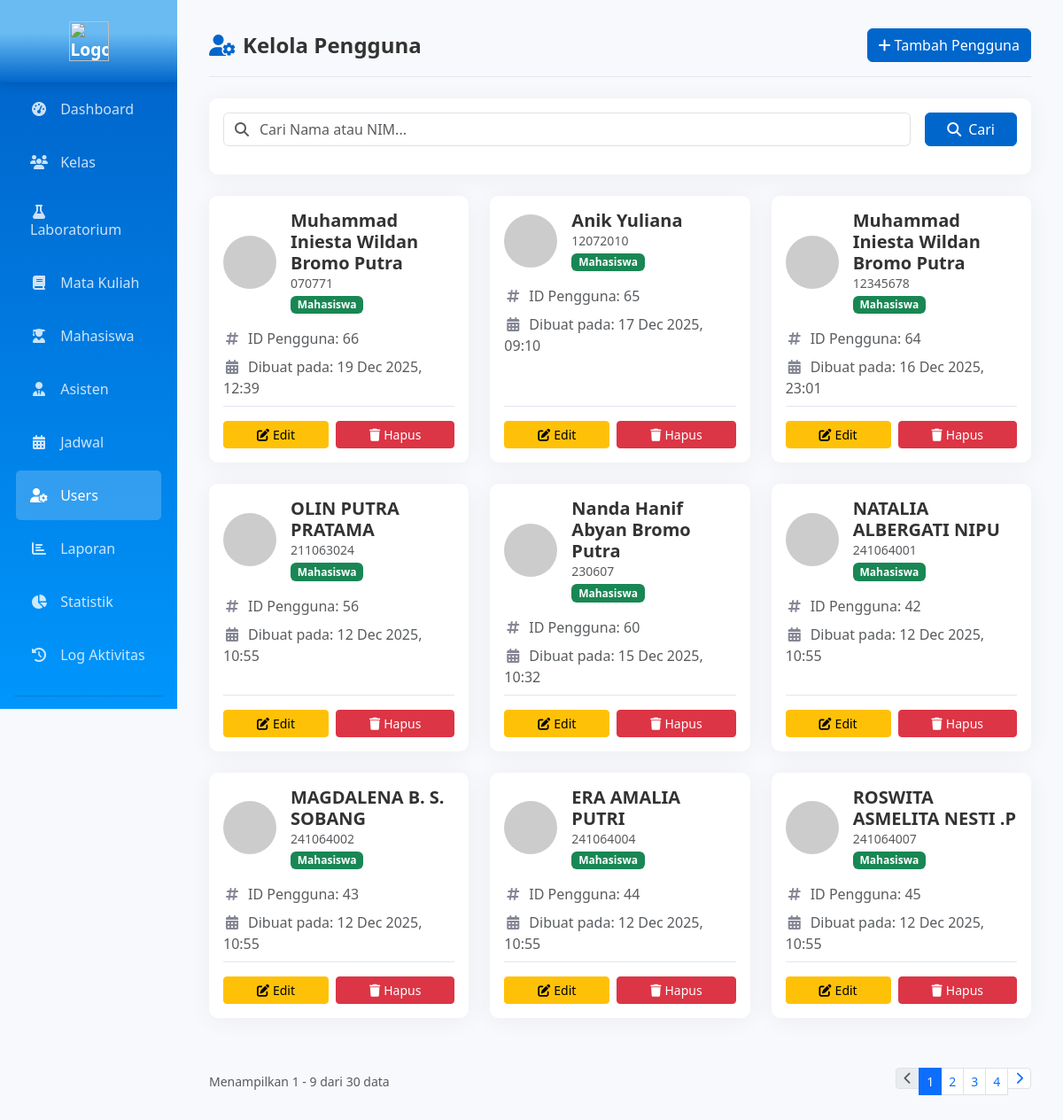
Page /index.php?page=admin_users (signed in) on the committed database.
### tables this page shows
CREATE TABLE `users` (
  `id` int(11) NOT NULL,
  `username` varchar(20) NOT NULL,
  `password` varchar(255) NOT NULL,
  `role` enum('mahasiswa','asisten','admin') DEFAULT 'mahasiswa',
  `created_at` timestamp NOT NULL DEFAULT current_timestamp(),
  `remember_token` varchar(64) DEFAULT NULL,
  `token_expires` datetime DEFAULT NULL
);

### pages/admin/users.php (the view, shortened to what this page needs)
<?php
$per_page = 9;
$current_page = get_current_page();
$search = isset($_GET['search']) ? escape($_GET['search']) : '';
$where_sql = '';
$count_query = mysqli_query($conn, "SELECT COUNT(*) as total FROM users u
                                    LEFT JOIN mahasiswa m ON u.id = m.user_id
                                    LEFT JOIN asisten a ON u.id = a.user_id
                                    $where_sql");
$total_data = mysqli_fetch_assoc($count_query)['total'];
$total_pages = get_total_pages($total_data, $per_page);
$offset = get_offset($current_page, $per_page);
$users = mysqli_query($conn, "SELECT
                                    u.*,
                                    COALESCE(m.foto, a.foto) as foto,
                                    COALESCE(m.nama, a.nama, u.username) as nama_lengkap
                                  FROM
                                    users u
                                  LEFT JOIN
                                    mahasiswa m ON u.id = m.user_id
                                  LEFT JOIN
                                    asisten a ON u.id = a.user_id
                                  $where_sql
                                  ORDER BY
                                    u.role, u.username
                                  LIMIT $offset, $per_page");
    ?>
<?php include 'includes/header.php'; ?>
<div class="container-fluid">
    <div class="row">
        <div class="col-md-3 col-lg-2 px-0">
            <?php include 'includes/sidebar_admin.php'; ?>
        </div>
        <div class="col-md-9 col-lg-10">
            <div class="content-wrapper p-4">
                <div class="page-header d-flex flex-column flex-md-row justify-content-between align-items-stretch align-items-md-center gap-3 pt-2">
                    <h4 class="mb-0"><i class="fas fa-user-cog me-2"></i>Kelola Pengguna</h4>
                    <button class="btn btn-primary w-100 w-md-auto" data-bs-toggle="modal" data-bs-target="#modalTambah">
                        <i class="fas fa-plus me-1"></i>Tambah Pengguna
                    </button>
                </div>
                <div class="card mb-4">
                    <div class="card-body">
                        <form method="GET" class="row g-3">
                            <div class="col-12 col-md">
                                <div class="input-group">
                                    <span class="input-group-text bg-white text-muted"><i class="fas fa-search"></i></span>
                                    <input type="text" name="search" id="searchInput" class="form-control border-start-0 ps-0" placeholder="Cari Nama atau NIM..." value="<?= htmlspecialchars($search) ?>">
                                </div>
                            </div>
                            <div class="col-12 col-md-auto">
                                <button type="submit" class="btn btn-primary w-100 px-4"><i class="fas fa-search me-2"></i>Cari</button>
                            </div>
                        </form>
                    </div>
                </div>
                <div id="usersContainer">
                <div class="row">
                     <?php if (mysqli_num_rows($users) > 0): ?>
                        <?php
                        while ($u = mysqli_fetch_assoc($users)):
                            $badge_role = ['admin' => 'bg-danger', 'asisten' => 'bg-info', 'mahasiswa' => 'bg-success'];
                            $foto_profil = (!empty($u['foto']) && file_exists($u['foto']))
                                           ? $u['foto']
                                           : 'https://ui-avatars.com/api/?name=' . urlencode($u['username']) . '&background=random&color=fff&rounded=true';
                        ?>
                            <div class="col-lg-4 col-md-6 mb-4">
                                <div class="card h-100 user-card">
                                    <div class="card-body d-flex flex-column">
                                        <div class="d-flex align-items-center mb-3">
                                            <img src="<?= $foto_profil ?>" alt="<?= htmlspecialchars($u['username']) ?>" class="user-avatar me-3">
                                            <div>
                                                <h5 class="card-title mb-0"><?= htmlspecialchars($u['nama_lengkap']) ?></h5>
                                                <div class="small text-muted"><?= htmlspecialchars($u['username']) ?></div>
                                                <span class="badge <?= $badge_role[$u['role']] ?> mt-1"><?= ucfirst(htmlspecialchars($u['role'])) ?></span>
                                            </div>
                                        </div>
                                        <p class="text-muted mb-2"><i class="fas fa-hashtag me-2"></i>ID Pengguna: <?= $u['id'] ?></p>
                                        <p class="text-muted mb-2"><i class="fas fa-calendar-alt me-2"></i>Dibuat pada: <?= date('d M Y, H:i', strtotime($u['created_at'])) ?></p>
                                        <div class="mt-auto action-buttons">
                                            <button class="btn btn-sm btn-warning" onclick="editUser(<?= $u['id'] ?>, '<?= htmlspecialchars($u['username'], ENT_QUOTES) ?>', '<?= $u['role'] ?>')">
                                                <i class="fas fa-edit me-1"></i>Edit
                                            </button>
                                            <button class="btn btn-sm btn-danger" onclick="hapusUser(<?= $u['id'] ?>)">
                                                <i class="fas fa-trash me-1"></i>Hapus
                                            </button>
                                        </div>
                                    </div>
                                </div>
                            </div>
                        <?php endwhile; ?>
                    <?php endif; ?>
                </div>
                <?php if ($total_data > 0): ?>
                <div class="d-flex flex-column flex-md-row justify-content-between align-items-center mt-3 gap-2">
                    <?= render_pagination_info($current_page, $per_page, $total_data) ?>
                    <?= render_pagination($current_page, $total_pages, 'index.php?page=admin_users', ['search' => $search]) ?>
                </div>
                <?php endif; ?>
                </div>
            </div>
        </div>
    </div>
</div>
<?php include 'includes/footer.php'; ?>

### includes/header.php (style rules this page uses)
:root { --primary-color: #0066cc; --prima-color: #0099ffff; --primari-color: #0066ccff; --secondary-color: #00ccff; --success-color: #66cc00; --info-color: #00ccff; --warning-color: #ffaa00; --danger-color: #ff3333; --bg-body: #f8f9fc; --bg-card: #ffffff; --bg-input: #ffffff; --text-main: #333333; --text-muted: #858796; --border-color: #e3e6f0; --topbar-bg: #ffffff; --header-bg: #f8f9fc; --banner-gradient: linear-gradient(90deg, #0066cc, #0099ff, #16a1fdff); --card-shadow: 0 0.15rem 1.75rem 0 rgba(58,59,69,.1); --sidebar-bg: linear-gradient(180deg, #0066cc 10%, #0099ff 100%); --sidebar-brand-bg: linear-gradient(180deg, #6abbf1ff 40%, #0066cc 100%); }
body { font-family: 'Segoe UI', Tahoma, Geneva, Verdana, sans-serif; background-color: var(--bg-body); color: var(--text-main); overflow-x: hidden; transition: background-color 0.3s, color 0.3s; }
.content-wrapper { min-height: 100vh; }
.card { background-color: var(--bg-card); border: none; color: var(--text-main); box-shadow: 0 0.15rem 1.75rem 0 rgba(0,0,0,.05); border-radius: 10px; }
.btn-primary { background-color: var(--primary-color); border-color: var(--primary-color); }
@media (min-width: 768px) { .w-md-auto { width: auto !important; } }
@media (min-width: 992px) { .row > .col-md-3.col-lg-2 { position: fixed; top: 0; left: 0; width: 16.666667%; height: 100vh; overflow-y: auto; z-index: 1000; padding: 0 !important; } }
@media (min-width: 992px) { .row > .col-md-9.col-lg-10 { margin-left: 16.666667%; width: 83.333333% !important; max-width: 83.333333% !important; flex: 0 0 83.333333% !important; } }

### pages/admin/users.php (style rules this page uses)
.page-header { border-bottom: 1px solid var(--border-color); padding-bottom: 1rem; margin-bottom: 1.5rem; }
.page-header h4 { font-weight: 700; color: var(--text-main); }
.page-header h4 i { color: var(--primary-color); }
.user-card { transition: transform 0.2s ease-in-out, box-shadow 0.2s ease-in-out; }
.user-card .card-title { font-weight: 600; color: var(--text-main); }
.user-card .card-body p i { width: 20px; text-align: center; color: var(--text-muted); }
.user-card .action-buttons { display: flex; gap: 0.5rem; margin-top: 1rem; border-top: 1px solid var(--border-color); padding-top: 1rem; }
.user-card .action-buttons .btn { flex-grow: 1; }
.user-avatar { width: 60px; height: 60px; object-fit: cover; border-radius: 50%; }

### rows in the picture
users: nama_lengkap "Muhammad Iniesta Wildan Bromo Putra", username "070771", role "Mahasiswa", id "66", created_at "19 Dec 2025, 12:39"
users: nama_lengkap "Anik Yuliana", username "12072010", role "Mahasiswa", id "65", created_at "17 Dec 2025, 09:10"
users: nama_lengkap "Muhammad Iniesta Wildan Bromo Putra", username "12345678", role "Mahasiswa", id "64", created_at "16 Dec 2025, 23:01"
users: nama_lengkap "OLIN PUTRA PRATAMA", username "211063024", role "Mahasiswa", id "56", created_at "12 Dec 2025, 10:55"
users: nama_lengkap "Nanda Hanif Abyan Bromo Putra", username "230607", role "Mahasiswa", id "60", created_at "15 Dec 2025, 10:32"
users: nama_lengkap "NATALIA ALBERGATI NIPU", username "241064001", role "Mahasiswa", id "42", created_at "12 Dec 2025, 10:55"
users: nama_lengkap "MAGDALENA B. S. SOBANG", username "241064002", role "Mahasiswa", id "43", created_at "12 Dec 2025, 10:55"
users: nama_lengkap "ERA AMALIA PUTRI", username "241064004", role "Mahasiswa", id "44", created_at "12 Dec 2025, 10:55"
users: nama_lengkap "ROSWITA ASMELITA NESTI .P", username "241064007", role "Mahasiswa", id "45", created_at "12 Dec 2025, 10:55"

### other values in the picture
$start "1"
$end "9"
$total_data "30"
$total_pages "4"
